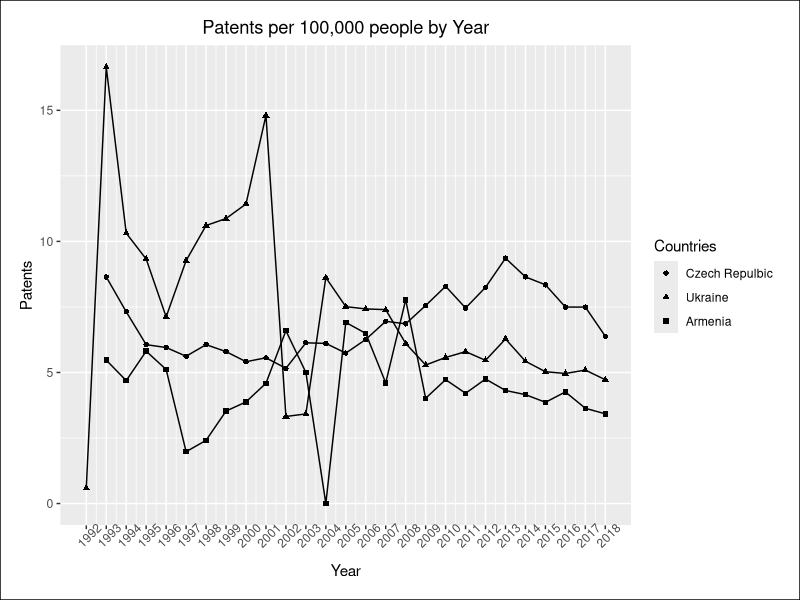
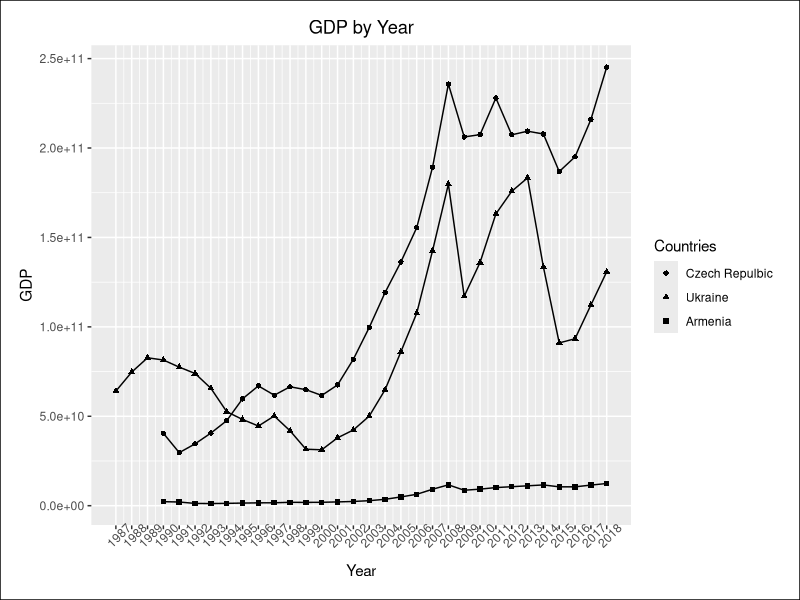
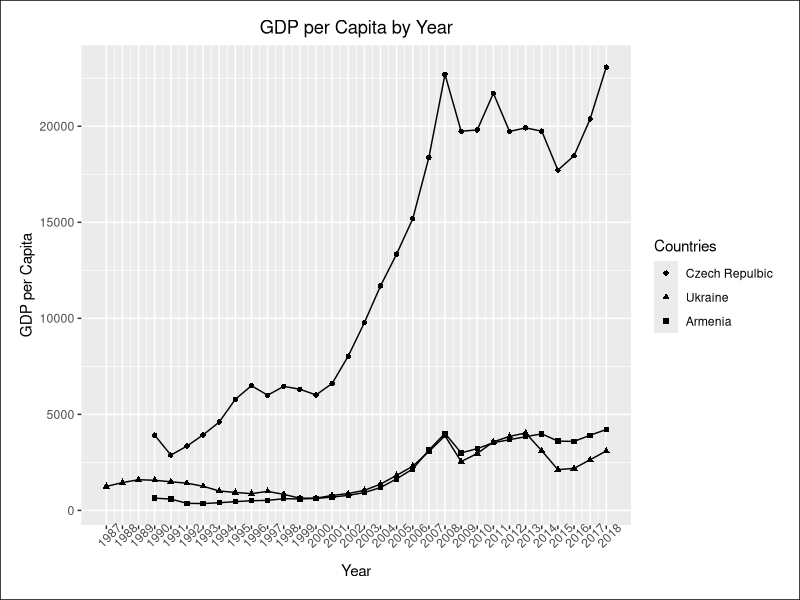
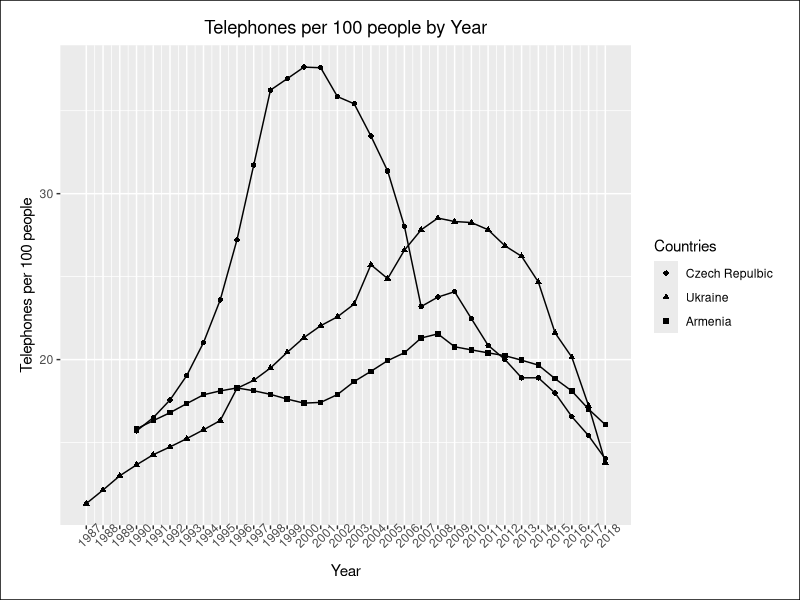
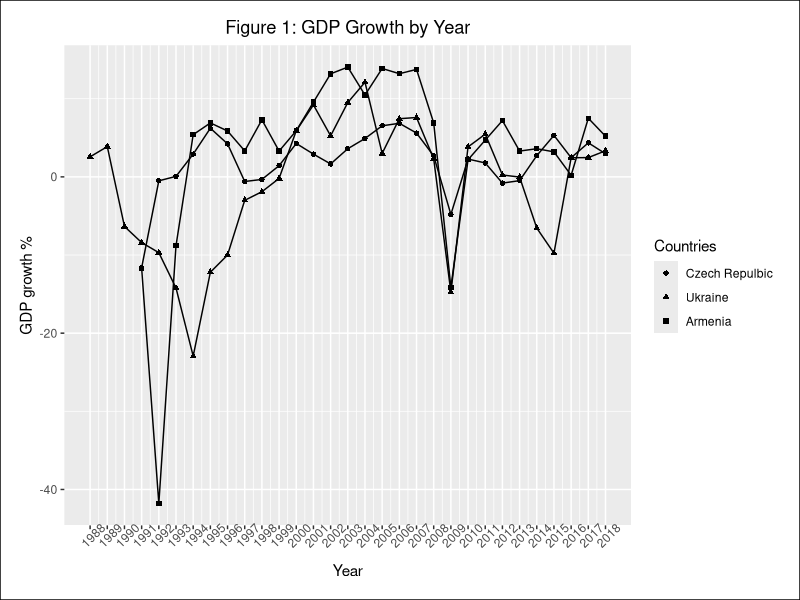
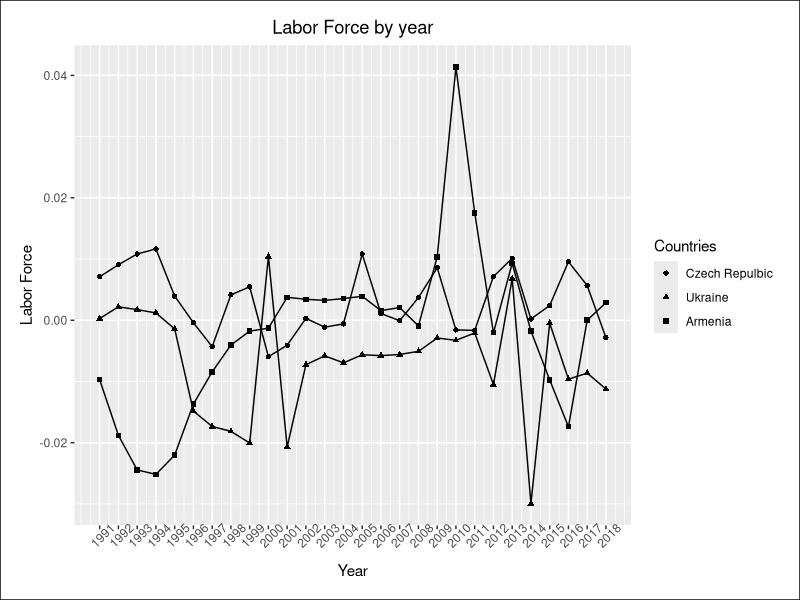
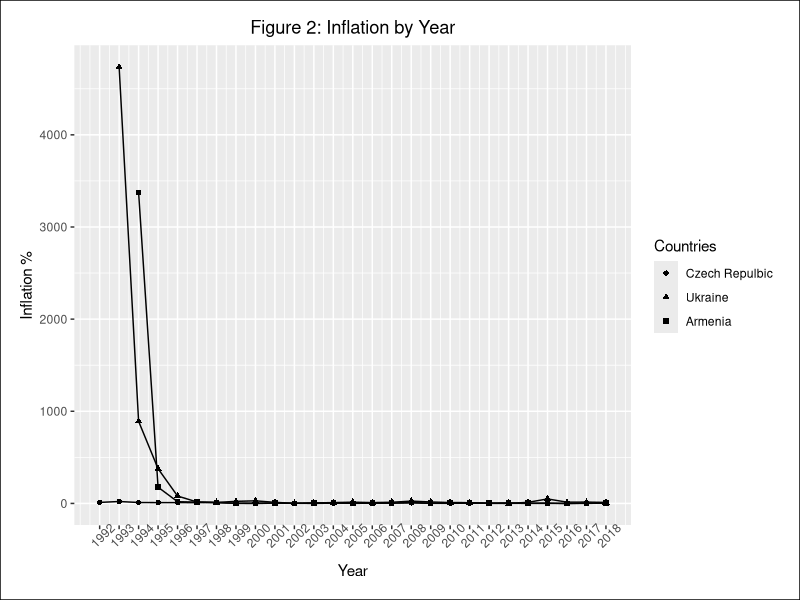
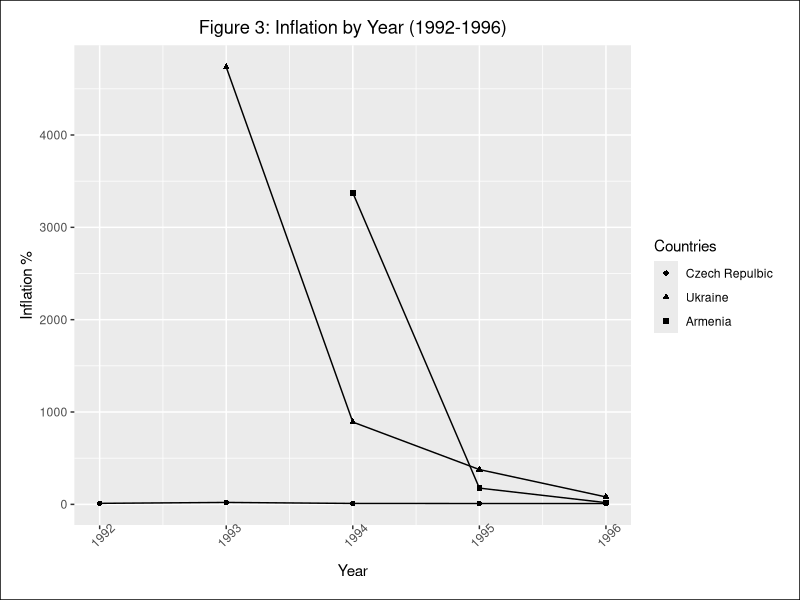

Generate these figures, in order, with R:
library(readxl)
library(ggplot2)
library(reshape2)
library(ggforce)
library(grid)
czech_republic <- data.frame(read_excel("Data.xlsx",sheet=2))
ukraine <- data.frame(read_excel("Data.xlsx",sheet=3))
armenia <- data.frame(read_excel("Data.xlsx",sheet=4))

##################graphing function #########################

grapher <- function(title,df,y){
names(df) <- c("year","Czech Repulbic","Ukraine","Armenia")
df_melted<-melt(df,id.vars="year")
df_melted <- subset(df_melted,!is.na(df_melted$value))
xrng <- range(df_melted$year)
yrng <- range(df_melted$value)
plot<-ggplot(data=df_melted,aes(x=year,y=value,shape=variable))+
  geom_line()+
  geom_point()+
  labs(shape="Countries",y=y,title=title,x="Year")+
  theme(plot.margin = margin(0.5,0.5,0.5,0.5,"cm"),plot.background = element_rect(colour="black"),
        axis.text.x = element_text(angle =45),plot.title = element_text(hjust=0.5))+
  scale_x_continuous(breaks=unique(df_melted$year))
plot
}
###########patents##########
df <- data.frame(armenia$year,czech_republic$patents_100000,
                 ukraine$patents_100000,armenia$patents_100000)
title <- "Patents per 100,000 people by Year"
y <- "Patents"
grapher(title,df,y)


###########GDP##############
df <- data.frame(armenia$year,czech_republic$gdp,
                 ukraine$gdp,armenia$gdp)
title <- "GDP by Year"
y <- "GDP"
grapher(title,df,y)

###########GDP per capita##############
df <- data.frame(armenia$year,czech_republic$gdp_cap,
                 ukraine$gdp_cap,armenia$gdp_cap)
title <- "GDP per Capita by Year"
y <- "GDP per Capita"
grapher(title,df,y)

############telephones per 100 people#############
df <- data.frame(armenia$year,czech_republic$telephone,
                 ukraine$telephone,armenia$telephone)
title <- "Telephones per 100 people by Year"
y <- "Telephones per 100 people"
grapher(title,df,y)

#######GDP Growth###############
df <- data.frame(armenia$year,czech_republic$gdp_growth,
                 ukraine$gdp_growth,armenia$gdp_growth)
title <- "Figure 1: GDP Growth by Year"
y <- "GDP growth %"
grapher(title,df,y)

########labor force ###########
df <- data.frame(armenia$year,czech_republic$labor_growth,
                 ukraine$labor_growth,armenia$labor_growth)
title <- "Labor Force by year"
y<- "Labor Force"
grapher(title,df,y)

#######inflation############
df <- data.frame(armenia$year,czech_republic$inflation_cpi,
                 ukraine$inflation_cpi,armenia$inflation_cpi)
title <- "Figure 2: Inflation by Year"
y<- "Inflation %"
grapher(title,df,y)

#######inflation_early############
df <- data.frame(armenia$year[1:10],czech_republic$inflation_cpi[1:10],
                 ukraine$inflation_cpi[1:10],armenia$inflation_cpi[1:10])
title <- "Figure 3: Inflation by Year (1992-1996)"
y<- "Inflation %"
grapher(title,df,y)

#######inflation_late############
df <- data.frame(armenia$year[10:40],czech_republic$inflation_cpi[10:40],
                 ukraine$inflation_cpi[10:40],armenia$inflation_cpi[10:40])
title <- "Figure 4: Inflation by Year (1996-2018)"
y<- "Inflation %"
grapher(title,df,y)

###########unemployment###########
df <- data.frame(armenia$year,czech_republic$unemployment,
                 ukraine$unemployment,armenia$unemployment)
title <- "Figure 5: Unemployment by Year"
y<- "Unemployment %"
grapher(title,df,y)

##########government debt as a percentage of GDP########
df <- data.frame(armenia$year,czech_republic$debt_gdp,
                 ukraine$debt_gdp,armenia$debt_gdp)
title <- "Figure 6: Government Debt as a Percentage of GDP"
y<- "Government Debt %"
grapher(title,df,y)

############FDI as a percentage of GDP############
df <- data.frame(armenia$year,czech_republic$fdi_gdp,
                 ukraine$fdi_gdp,armenia$fdi_gdp)
title <- "Figure 8: FDI as a Percentage of GDP"
y<- "FDI Debt %"
grapher(title,df,y)

###########Gross Capital formation as a percentage of GDP########
df <- data.frame(armenia$year,czech_republic$capital_gdp,
                 ukraine$capital_gdp,armenia$capital_gdp)
title <- "Figure 7: Gross Capital Formation as a Percentage of GDP"
y<- "Gross Capital Formation %"
grapher(title,df,y)

